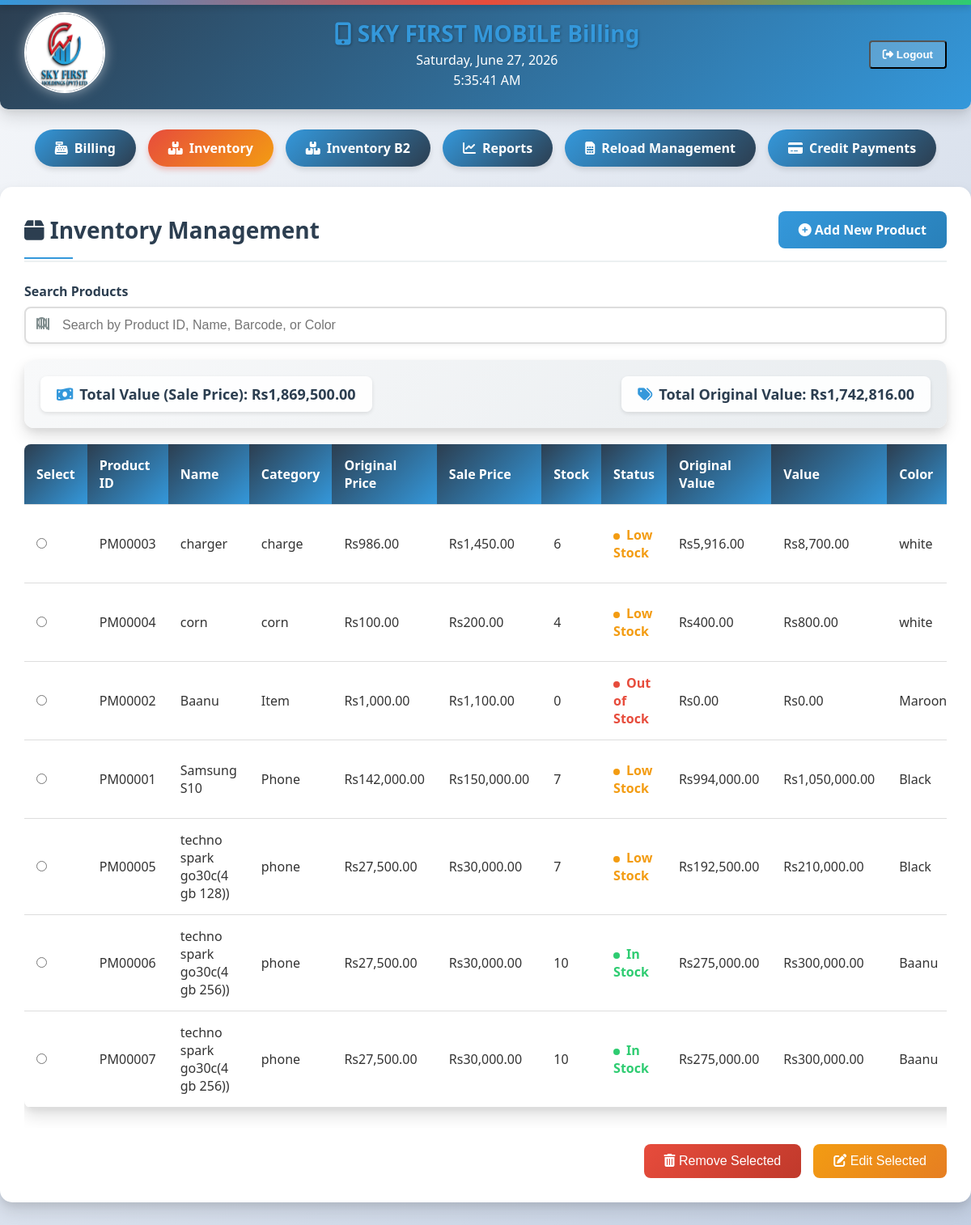
The app's page /inventory.php (signed in) with its own data.
### tables this page shows
CREATE TABLE IF NOT EXISTS `products` (
  `product_id` varchar(20) NOT NULL,
  `branch_id` int NOT NULL,
  `name` varchar(150) NOT NULL,
  `category` varchar(100) NOT NULL,
  `original_price` decimal(10,2) NOT NULL,
  `sale_price` decimal(10,2) NOT NULL,
  `stock` int NOT NULL DEFAULT '0',
  `barcode` varchar(50) DEFAULT NULL,
  `color` varchar(50) DEFAULT NULL,
  `photo` varchar(255) DEFAULT NULL,
  `sold` int DEFAULT '0',
  `last_sold` datetime DEFAULT NULL,
  PRIMARY KEY (`product_id`),
  UNIQUE KEY `barcode` (`barcode`),
  KEY `fk_products_branch` (`branch_id`)
);

### inventory.php (the view, shortened to what this page needs)
<?php
$servername = "localhost";
$username = "root";
$password = "";
$dbname = "sky_first_mobile";
$conn = new mysqli($servername, $username, $password, $dbname);
$branch_id = 1;
function generateProductId($conn) {
    $prefix = 'PM';
    $sql = "SELECT MAX(product_id) as max_id FROM products";
    $result = $conn->query($sql);
    $row = $result->fetch_assoc();
    $max_id = $row['max_id'];
    if ($max_id && preg_match('/[A-Z]+(\d+)$/', $max_id, $matches)) {
        $numeric_part = (int)$matches[1] + 1;
        return $prefix . str_pad($numeric_part, 5, "0", STR_PAD_LEFT);
    }
    return $prefix . "00001";
}
$search = isset($_GET['search']) ? mysqli_real_escape_string($conn, $_GET['search']) : '';
$sql = "SELECT * FROM products WHERE branch_id = $branch_id";
$result = $conn->query($sql);
$total_value = 0;
$total_original_value = 0;
$result_for_total = $conn->query($sql);
while ($row = $result_for_total->fetch_assoc()) {
    $total_value += $row['sale_price'] * $row['stock'];
    $total_original_value += $row['original_price'] * $row['stock'];
}
function getStatus($stock) {
    if ($stock == 0) return 'Out of Stock';
    if ($stock < 10) return 'Low Stock';
    return 'In Stock';
}
?>
<!DOCTYPE html>
<html lang="en">
<head>
    <link rel="stylesheet" href="https://cdnjs.cloudflare.com/ajax/libs/font-awesome/6.4.0/css/all.min.css">
</head>
<body>
    <div class="header">
        <div class="logo-container">
            <img src="assets/images/logo.jpg" alt="SKY FIRST MOBILE Logo">
        </div>
        <div class="header-content">
            <h1><i class="fas fa-mobile-alt"></i> SKY FIRST MOBILE Billing</h1>
            <div class="date-time">
                <p id="current-date"><?php echo date('l, F j, Y'); ?></p>
                <p id="current-time"><?php echo date('g:i:s A'); ?></p>
            </div>
        </div>
        <form method="post">
            <button type="submit" name="logout" class="logout-btn">
                <i class="fas fa-sign-out-alt"></i> Logout
            </button>
        </form>
    </div>
    <div class="nav">
        <a href="billing.php"><i class="fas fa-cash-register"></i> Billing</a>
        <a href="inventory.php" class="active"><i class="fas fa-boxes"></i> Inventory</a>
        <a href="inventoryb2_show.php"><i class="fas fa-boxes"></i> Inventory B2</a>
        <a href="reports.php"><i class="fas fa-chart-line"></i> Reports</a>
        <a href="reload_management.php"><i class="fas fa-sim-card"></i> Reload Management</a>
        <a href="credit_payments.php"><i class="fas fa-credit-card"></i> Credit Payments</a>
    </div>
    <div class="section">
        <div class="inventory-header">
            <h2><i class="fas fa-box"></i> Inventory Management</h2>
            <a href="#" id="add-new-product"><i class="fas fa-plus-circle"></i> Add New Product</a>
        </div>
                        <input type="text" name="product_id" readonly value="<?php echo generateProductId($conn); ?>">
        <div class="search-bar">
            <label><i class="fas fa-search"></i> Search Products</label>
            <i class="fas fa-barcode"></i>
            <input type="text" id="search-input" placeholder="Search by Product ID, Name, Barcode, or Color" value="<?php echo htmlspecialchars($search); ?>">
        </div>
        <div class="total-value">
            <div><i class="fas fa-money-bill-wave"></i>Total Value (Sale Price): Rs<?php echo number_format($total_value, 2); ?></div>
            <div><i class="fas fa-tags"></i>Total Original Value: Rs<?php echo number_format($total_original_value, 2); ?></div>
        </div>
        <form method="post" id="inventory-form">
            <div style="overflow-x: auto;">
                <table class="inventory-table">
                    <thead>
                        <tr>
                            <th>Select</th>
                            <th>Product ID</th>
                            <th>Name</th>
                            <th>Category</th>
                            <th>Original Price</th>
                            <th>Sale Price</th>
                            <th>Stock</th>
                            <th>Status</th>
                            <th>Original Value</th>
                            <th>Value</th>
                            <th>Color</th>
                        </tr>
                    </thead>
                    <tbody id="inventory-tbody">
                        <?php while ($row = $result->fetch_assoc()) { ?>
                            <tr>
                                <td><input type="radio" name="selected_products[]" value="<?php echo htmlspecialchars($row['product_id']); ?>"></td>
                                <td><?php echo htmlspecialchars($row['product_id']); ?></td>
                                <td><?php echo htmlspecialchars($row['name']); ?></td>
                                <td><?php echo htmlspecialchars($row['category']); ?></td>
                                <td>Rs<?php echo number_format($row['original_price'], 2); ?></td>
                                <td>Rs<?php echo number_format($row['sale_price'], 2); ?></td>
                                <td><?php echo $row['stock']; ?></td>
                                <td class="<?php echo $row['stock'] == 0 ? 'status-out' : ($row['stock'] < 10 ? 'status-low' : 'status-in'); ?>">
                                    <span class="pulse"></span><?php echo getStatus($row['stock']); ?>
                                </td>
                                <td>Rs<?php echo number_format($row['original_price'] * $row['stock'], 2); ?></td>
                                <td>Rs<?php echo number_format($row['sale_price'] * $row['stock'], 2); ?></td>
                                <td><?php echo htmlspecialchars($row['color']); ?></td>
                            </tr>
                        <?php } ?>
                    </tbody>
                </table>
            </div>
            <div class="action-buttons">
                <button type="submit" name="remove_product"><i class="fas fa-trash-alt"></i> Remove Selected</button>
                <button type="button" id="edit-product"><i class="fas fa-edit"></i> Edit Selected</button>
            </div>
        </form>
    </div>
</body>
</html>

### records on screen
products: product_id "PM00003", name "charger", category "charge", original_price "986.00", sale_price "1,450.00", stock "6", stock "Low Stock", $row['original_price'] * $row['stock'] "5,916.00", $row['sale_price'] * $row['stock'] "8,700.00", color "white"
products: product_id "PM00004", name "corn", category "corn", original_price "100.00", sale_price "200.00", stock "4", stock "Low Stock", $row['original_price'] * $row['stock'] "400.00", $row['sale_price'] * $row['stock'] "800.00", color "white"
products: product_id "PM00002", name "Baanu", category "Item", original_price "1,000.00", sale_price "1,100.00", stock "0", stock "Out of Stock", $row['original_price'] * $row['stock'] "0.00", $row['sale_price'] * $row['stock'] "0.00", color "Maroon"
products: product_id "PM00001", name "Samsung S10", category "Phone", original_price "142,000.00", sale_price "150,000.00", stock "7", stock "Low Stock", $row['original_price'] * $row['stock'] "994,000.00", $row['sale_price'] * $row['stock'] "1,050,000.00", color "Black"
products: product_id "PM00005", name "techno spark go30c(4 gb 128))", category "phone", original_price "27,500.00", sale_price "30,000.00", stock "7", stock "Low Stock", $row['original_price'] * $row['stock'] "192,500.00", $row['sale_price'] * $row['stock'] "210,000.00", color "Black"
products: product_id "PM00006", name "techno spark go30c(4 gb 256))", category "phone", original_price "27,500.00", sale_price "30,000.00", stock "10", stock "In Stock", $row['original_price'] * $row['stock'] "275,000.00", $row['sale_price'] * $row['stock'] "300,000.00", color "Baanu"
products: product_id "PM00007", name "techno spark go30c(4 gb 256))", category "phone", original_price "27,500.00", sale_price "30,000.00", stock "10", stock "In Stock", $row['original_price'] * $row['stock'] "275,000.00", $row['sale_price'] * $row['stock'] "300,000.00", color "Baanu"

### other values on screen
$total_value "1,869,500.00"
$total_original_value "1,742,816.00"
